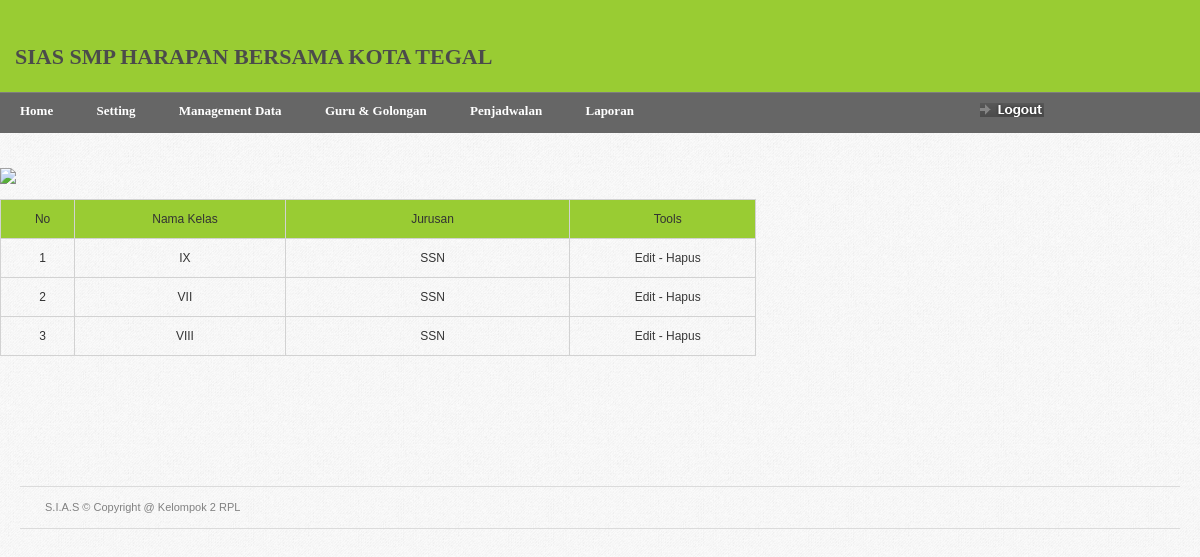
The page /home.php?page=kelastampil (signed in) on the database its author committed.
### tables this page shows
CREATE TABLE IF NOT EXISTS `setup_kelas` (
  `id_kelas` int(3) NOT NULL auto_increment,
  `nama_kelas` varchar(10) NOT NULL,
  `jurusan` varchar(20) NOT NULL,
  PRIMARY KEY  (`id_kelas`)
);

### kelastampil.php (the view, shortened to what this page needs)
<span>
<h2>
<a href="?page=kelasinput" ><img src="images/tombol/cooltext1864694576.png" /></a></h2>
<table width="63%" border="0" cellspacing="0" cellpadding="0" id="product-table" >
  <tr bgcolor="#99CC33">
  <td width="6%"><div align="center">No</div></td>
	<td width="17%"><div align="center">Nama Kelas</div></td>
    <td width="23%"><div align="center">Jurusan</div></td>
    <td width="15%"><div align="center">Tools</div></td>
  </tr>
  <?php
  $rw=mysql_query("Select * from setup_kelas order by nama_kelas asc");
  while($s=mysql_fetch_array($rw))
  {
  ?>
  <tr>
  <td align="center"><?php echo $c=$c+1;?></td>
	<td align="center"><?php echo $s['nama_kelas']; ?></td>
    <td align="center"><?php echo $s['jurusan']; ?></td>
    <td><div align="center"><a href="?page=kelasedit&id_kelas=<?php echo sha1($s['nama_kelas']); ?>">Edit</a> - <a href="?page=kelastampil&del=1&id_kelas=<?php echo sha1($s['id_kelas']); ?>">Hapus</a></div></td>
  </tr>
  <?php
  }
  ?>
</table>
</span>

### css/screen.css (style rules this page uses)
* { margin: 0; padding: 0; }
html, body { height: 100%; }
body { background: url(../images/gray_jean.png); color: #393939; font-family: Arial; font-size: 0px; line-height: 0; }
h2 { color: #393939; font-size: 16px; font-weight: bold; line-height: 20px; margin-bottom: 10px; }
#product-table { margin-bottom: 20px; }
#product-table td a { color: #393939; }
#product-table td { border: 1px solid #d2d2d2; padding: 10px 0 10px 10px; }
table { border-collapse: collapse; }
a { outline: none; text-decoration: none; }
img { border: 0; }

### rows shown on the page
setup_kelas: nama_kelas "IX", jurusan "SSN"
setup_kelas: c "2", nama_kelas "VII", jurusan "SSN"
setup_kelas: c "3", nama_kelas "VIII", jurusan "SSN"
